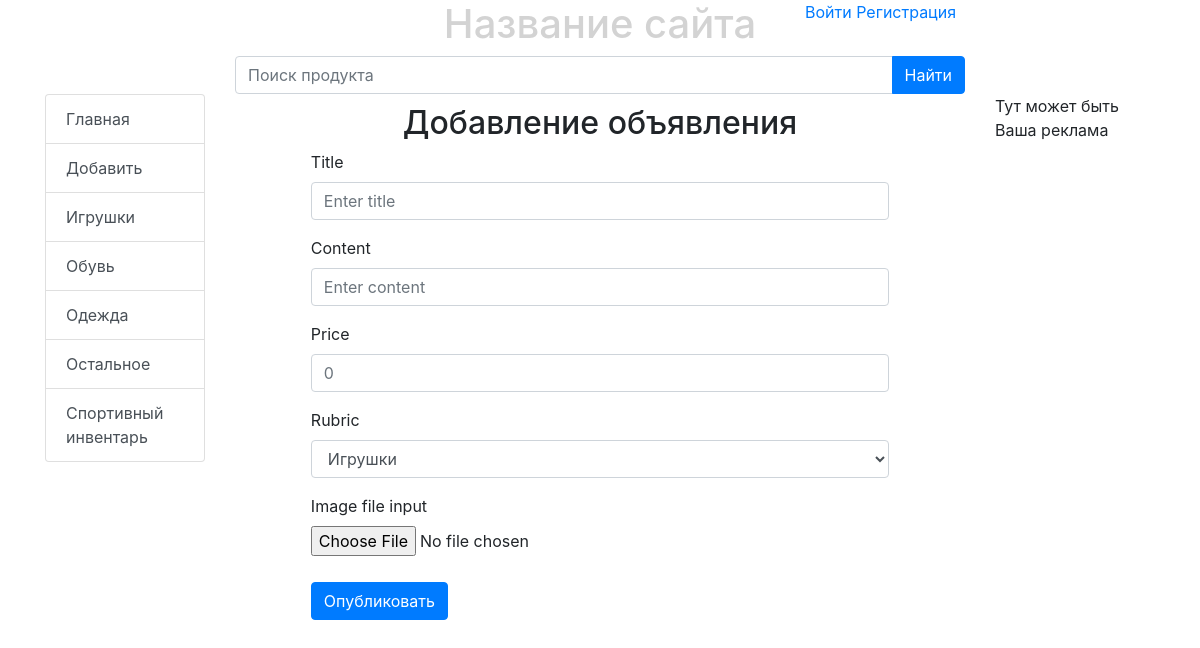
Screenshot of /add/ with the database file from the repository.
### bboard/models.py (models this page shows, shortened)
class Rubric(models.Model):
    name = models.CharField(max_length=20, db_index=True, verbose_name='Название')
    class Meta:
        verbose_name_plural = 'Рубрики'
        verbose_name = 'Рубрики'
        ordering = ['name']

### bboard/views.py (the view)
# urls.py: path('add/', BbCreateProductView.as_view(), name='add'),
class BbCreateProductView(CreateView):
	template_name = 'bboard/create_product.html'
	form_class = BbForm
	success_url = reverse_lazy('index')
	def get_context_data(self, **kwargs):
		context = super().get_context_data(**kwargs)
		context['rubrics'] = Rubric.objects.all()
		return context

### bboard/forms.py
class BbForm(ModelForm):
	class Meta:
		model = Bb
		fields = ('title', 'content', 'price', 'rubric', 'image')

### bboard/templates/bboard/create_product.html (shortened to what this page needs)
{% extends "layout/basic.html" %}
{% block content %}
<div class="container">
    <div class="row">
            <h2 class="col-lg-12 d-flex justify-content-center" style="margin-top: 10px;">Добавление объявления</h2>
            <form method="post" class="col-lg-10 offset-lg-1"> {% csrf_token %}
                <div class="form-group">
                    <label for="inputTitle">Title</label>
                    <input type="text" class="form-control" id="inputTitle" placeholder="Enter title" name="title">
                </div>
                <div class="form-group">
                    <label for="inputContent">Content</label>
                    <input type="text" class="form-control" id="inputContent" placeholder="Enter content" name="content">
                </div>
                <div class="form-group">
                    <label for="inputePrice">Price</label>
                    <input type="text" class="form-control" id="inputePrice" placeholder="0" name="price">
                </div>
                <div class="form-group">
                    <label for="inputRubric">Rubric</label>
                    <select class="form-control" id="inputRubric" name="rubric">
                      {% for rubric in rubrics %}
                          <option value="{{ rubric.id }}"> {{ rubric.name }}</option>
                      {% endfor %}
                    </select>
                </div>
                <div class="form-group">
                     <label for="inputImage">Image file input</label>
                    <input type="file" class="form-control-file" id="inputImage" name="image">
                </div>
                <button type="submit" class="btn btn-primary" style="margin-top: 10px;">Опубликовать</button>
            </form>
    </div>
</div>
{% endblock %}

### bboard/templates/layout/basic.html (shortened to what this page needs)
{% load static %}
<!DOCTYPE html>
<html>
	<head>
		<link rel="stylesheet" type="text/css" href="{% static 'bboard/style.css' %}">
		<link rel="stylesheet" href="https://stackpath.bootstrapcdn.com/bootstrap/4.3.1/css/bootstrap.min.css">
	</head>
	<body>
		<div class="general-containe">
            <header1>
                <div class="container">
                    <div class="row">
                        <div class="col-lg"></div>
                        <div class="col-lg text-center">
                            <h1 style="color: lightgray;">Название сайта</h1>
                        </div>
                        <div class="col-lg">
                            {% if username %}
                                <a href="">Выйти</a>
                            {% else %}
                                <a href="{% url 'login' %}">Войти</a>
                            {% endif %}
                            <a href="{% url 'create_user' %}">Регистрация</a>
                        </div>
                    </div>
                </div>
            </header1>
            <div class="container">
				<div class="row">
					<div class="col-lg-8 offset-lg-2">
						<div class="input-group justify-content-center">
	  						<input type="text" class="form-control" placeholder="Поиск продукта" aria-label="Поиск продукта" aria-describedby="button-addon2">
	  						<div class="input-group-append">
	    						<button class="btn btn-primary" type="button" id="button-addon2">Найти</button>
					  		</div>
						</div>
					</div>
				</div>
            </div>
            <div class="container">
                <div class="row">
                    <div class="col-lg-2">
                        <div class="list-group">
                              <a href="{% url 'index' %}" class="list-group-item list-group-item-action">
                                Главная
                              </a>
                              <a href="{% url 'add' %}" class="list-group-item list-group-item-action">Добавить</a>
                                {% for rubric in rubrics %}
                               <a href="{% url 'by_rubric' rubric.pk %}" class="list-group-item list-group-item-action">{{ rubric.name }}</a>
                                {% endfor %}
                        </div>
                    </div>
                    <div class="col-lg-8">
						{% block content %}
						{% endblock %}
					</div>
					<div class="col-lg-2">
						<p>Тут может быть Ваша реклама </p>
					</div>
                </div>
            </div>
		</div>
	</body>
</html>

### bboard/static/bboard/style.css (style rules this page uses)
html, body { height: 100%; max-height: 100%; }

### bboard/templates/layout/basic.html (style rules this page uses)
* { box-sizing: border-box; }

### rows the page displays
Rubric: name "Игрушки"
Rubric: name "Обувь"
Rubric: name "Одежда"
Rubric: name "Остальное"
Rubric: name "Спортивный инвентарь"

### other values shown
form field rubric "Игрушки"
